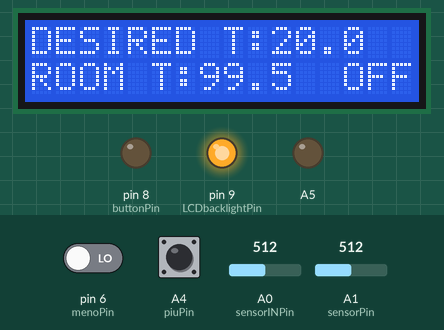
The sketch below on a simulated Arduino Uno, built with avr-gcc and run on an emulated ATmega328P. Shown: 16×2 character LCD, output pins drawn as LEDs (lit = HIGH). The test bench sets the inputs (shaded band); at power-on: A1 (sensorPin) = 512, pin 6 (menoPin) LOW, A4 (piuPin) LOW, A0 (sensorINPin) = 512. WiFi joins after 1.5 s; servers stay silent unless stated; what the sketch prints to the serial monitor is not drawn.

Above: at 3.2 s.
3.3 s: A1 (sensorPin) set to 716
9.9 s: pin 6 (menoPin) driven HIGH
At 13.7 s:
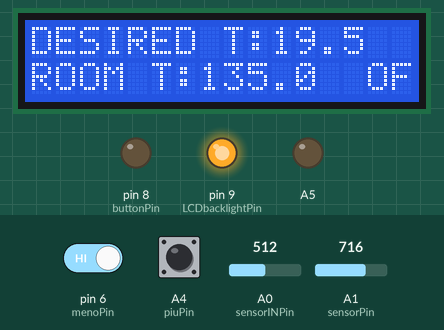
14.0 s: A1 (sensorPin) set to 900
20.6 s: A4 (piuPin) pulled HIGH for 2.7 s
At 24.0 s:
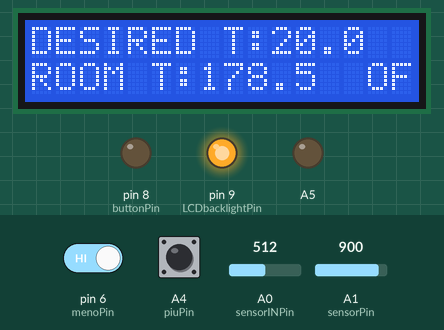
24.8 s: A1 (sensorPin) set to 1023
Timing chart, 0 to 27.8 s (numbered marks = the images above; inputs shaded):
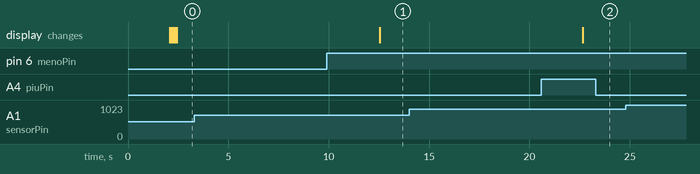

The sketch:

Fan_system_web.ino
```cpp
#include <LiquidCrystal.h>
#include <math.h>
#include <SPI.h>
#include <Ethernet.h>

byte mac[] = {0x90, 0xA2, 0xDA, 0x0D, 0xA8, 0xAF};
IPAddress ip(192,168,1, 177);

// Initialize the Ethernet server library
// with the IP address and port you want to use
// (port 80 is default for HTTP):
EthernetServer server(80);

/* SETUP:
T*sensors: "face round side" left ground, right to power, centre to A0
RedLED: ground to ground through 200 OMH resistor, + to 7
GreenLED: ground to ground through 200 OMH resistor, + to 8
LCD circuit and system at pages 116...
Voltage devider:
           from third pin on lcd:
               4.7k+220 OMH to +
               560+220 OMH to -
botton setup for pins 6, 13, (next).
*NO  motor: + to battery +, - to middle transistor
**NO  diode: black to middle transistor, silver to battery +
**NO  transistor: middle to motor- and diodeBlackSide
**NO        left of shiny back side to ground
**NO        right to pin 9
**NO  connect grounds  */

LiquidCrystal lcd(A3, A2, 5, 7, 3, 2);

//variables for the current temperature reading: variableIN is the TMP36 temp. sensor. for inside components safety
const int sensorPin = A1;
const int sensorINPin = A0;
const int numReadings = 10;
const int numReadingsIN = 10;
int reading[numReadings];
int readingIN[numReadingsIN];
int index = 0;
int indexIN = 0;
int total = 0;
int totalIN = 0;
int average = 0;
int averageIN = 0;
float voltage;
float voltageIN;            //reading (0-1023), voltage and temperature on each sensor
float temp;
float tempIN;
float TEMP;              //temperatures and variables to round off later
float TEMPIN;
float TEMPr;
float TEMPrIN;

float desiredT;// desired room temperature

//variables for the botton system to set roomT, piu is +, meno is -
const int piuPin = A4;
const int menoPin = 6;
  int piuRead;
  int piuPrev = LOW;
  int menoRead;
  int menoPrev = LOW;
  long timeA = 0;
  long debounceA = 200;

//LCD backlight botton system variables
int buttonPin = 8;//input for the botton status
int LCDbacklightPin = 9;//output for the LCD backlight LED
int LCDstate = HIGH;//current state for the LCD LED
int bottonread;//current reading in the buttonPin
int previous = LOW;//previous reading from the buttonPin
long time = 0;//the time since the output for the LED was toggled last
long debounce = 500;//debounce time to avoid flickering


void setup() {

  Serial.begin(9600);//open serial communication

  // start the Ethernet connection and the server:
  Ethernet.begin(mac, ip);
  server.begin();
  Serial.print("server is at ");
  Serial.println(Ethernet.localIP());

 digitalWrite(9, HIGH);    //turn on LCD backlight

 pinMode(A5, OUTPUT);
 pinMode(buttonPin, INPUT);
 pinMode(LCDbacklightPin, OUTPUT);
 pinMode(piuPin, INPUT);
 pinMode(menoPin, INPUT);
 pinMode(8, OUTPUT);
 pinMode(7, OUTPUT);


 lcd.begin(16, 2);
 lcd.print("Hello!");
 lcd.setCursor(0, 1);
 lcd.print("LOADING...");// print hello, go to next line and print loading
 delay(2000);//keep the loading screen for 3 seconds
 lcd.clear();//then clear and prepare lcd for inputs from the loop()
 lcd.print("DESIRED T:");
 lcd.setCursor(0,1);
 lcd.print("ROOM T:");

 // initialize all the readings to 0:
 for (int thisReading = 0; thisReading < numReadings; thisReading++)
    reading[thisReading] = 0;
 for (int thisReadingIN = 0; thisReadingIN < numReadingsIN; thisReadingIN++)
    readingIN[thisReadingIN] = 0;

 desiredT = 20;
}


void loop() {


  // listen for incoming clients
  EthernetClient client = server.available();
  if (client) {
    Serial.println("new client");
    // an http request ends with a blank line
    boolean currentLineIsBlank = true;
    while (client.connected()) {
      if (client.available()) {
        char c = client.read();
        Serial.write(c);
        // if you've gotten to the end of the line (received a newline
        // character) and the line is blank, the http request has ended,
        // so you can send a reply
        if (c == '\n' && currentLineIsBlank) {
          // send a standard http response header
          client.println("HTTP/1.1 200 OK");
          client.println("Content-Type: text/html");
          client.println("Connnection: close");
          client.println();
          client.println("<!DOCTYPE HTML>");
          client.println("<html>");
                    // add a meta refresh tag, so the browser pulls again every 5 seconds:
          client.println("<meta http-equiv=\"refresh\" content=\"5\">");
          // output the value of each analog input pin
          for (int analogChannel = 0; analogChannel < 6; analogChannel++) {
            int sensorReading = analogRead(analogChannel);
            client.print("analog input ");
            client.print(analogChannel);
            client.print(" is ");
            client.print(sensorReading);
            client.println("<br />");
          }
          client.println("</html>");
          break;
        }
        if (c == '\n') {
          // you're starting a new line
          currentLineIsBlank = true;
        }
        else if (c != '\r') {
          // you've gotten a character on the current line
          currentLineIsBlank = false;
        }
      }
    }
    // give the web browser time to receive the data
    delay(1);
    // close the connection:
    client.stop();
    Serial.println("client disonnected");
  }


  //LCD backlight switch code
  bottonread = digitalRead(buttonPin);
  // if the input on botton just went from LOW and HIGH and we've waited long enough
  // to ignore any noise on the circuit, toggle the output pin and remember the time
  if (bottonread == HIGH && previous == LOW && millis() - time > debounce) {
    if (LCDstate == HIGH)
      LCDstate = LOW;
    else
      LCDstate = HIGH;
    time = millis();
  }
  digitalWrite(LCDbacklightPin, LCDstate);
  previous = bottonread;


  //roomT setting bottons system code
  piuRead = digitalRead(piuPin);
  menoRead = digitalRead(menoPin);
  // if the input just went from LOW and HIGH and we've waited long enough
  // to ignore any noise on the circuit, toggle the output pin and remember
  // the time
  if (piuRead == HIGH && piuPrev == LOW && millis() - time > debounceA) {
    desiredT += .5;
    timeA = millis();
  }
  if (menoRead == HIGH && menoPrev == LOW && millis() - time > debounceA) {
    desiredT -= .5;
    timeA = millis();
  }
  piuPrev = piuRead;
  menoPrev = menoRead;


  //temperature measurement code
  // subtract the last reading:
  total= total - reading[index];
  totalIN= totalIN - readingIN[indexIN];
  // read from the sensor:
  reading[index] = analogRead(sensorPin);
  delay(50);
  readingIN[indexIN] = analogRead(sensorINPin);
  // add the reading to the total:
  total= total + reading[index];
  totalIN= totalIN + readingIN[indexIN];
  // advance to the next position in the array:
  index = index + 1;
  indexIN = indexIN + 1;
  // if we're at the end of the array... ...wrap around to the beginning:
  if (index >= numReadings)
    index = 0;
  if (indexIN >= numReadingsIN)
    indexIN = 0;
    //find running average of readings
  average = total / numReadings;
  averageIN = totalIN / numReadingsIN;
  delay(1);


 // reading = analogRead(sensorPin);
 // reading2 = analogRead(sensor2Pin);      //read sensors --- obsolete, replaced by for thingy loop to reduce fluctuation
  voltage = (average/1024.0) * 5;
  voltageIN = (averageIN/1024.0) * 5;      //find voltage
  temp = (voltage *100);
  tempIN = ((voltageIN - .5) *100)/* - 3.3*/;          //and temperature
  TEMP = (round(temp*2));               //and find average
  TEMPIN = (round(tempIN*2));
  TEMPr = TEMP/2;                    //round to closest .5
  TEMPrIN = TEMPIN/2;


  // printing and comparing temperatures
  lcd.setCursor(10,0);//set cursor to after the "desired temp" text
  lcd.print(desiredT,1);//lcd print roomT in right place
  lcd.setCursor(7,1);//set cursor to after the "current T" text
  lcd.print(TEMPr,1);//lcd print current temperature

  if(TEMPr < desiredT){
    digitalWrite(A5, HIGH);
    lcd.print("   ON  ");//heating status printed at end of screen
  }else if(TEMPr > desiredT){
    digitalWrite(A5, LOW);
    lcd.print("  OFF");//heating status printed at end of screen
  } else if(TEMPr == desiredT){
  }

  delay(50); //delay, for calculations and printing
/*  Serial.print(TEMPr);
  Serial.print("  ");
  Serial.print(TEMPrIN);
  Serial.print("  ");
  Serial.println(desiredT); */

  //stop 10 seconds if inside temperature (TEMPrIN) increases a lot)
  if(TEMPrIN > 40){
    delay(10000);
  }else{
  }
//[with this system only the values of temperature and motor status are
//updated every loop(), writing is static since end uf setup()]
}
```

Measured:
- after the input at 3.3 s, every drawn part: stays the same
- after the input at 9.9 s, the display: changes after 2.6 s (image 1)
- after the input at 14.0 s, every drawn part: stays the same
- after the input at 20.6 s, the display: changes after 2.0 s (image 2)
- after the input at 24.8 s, every drawn part: stays the same
